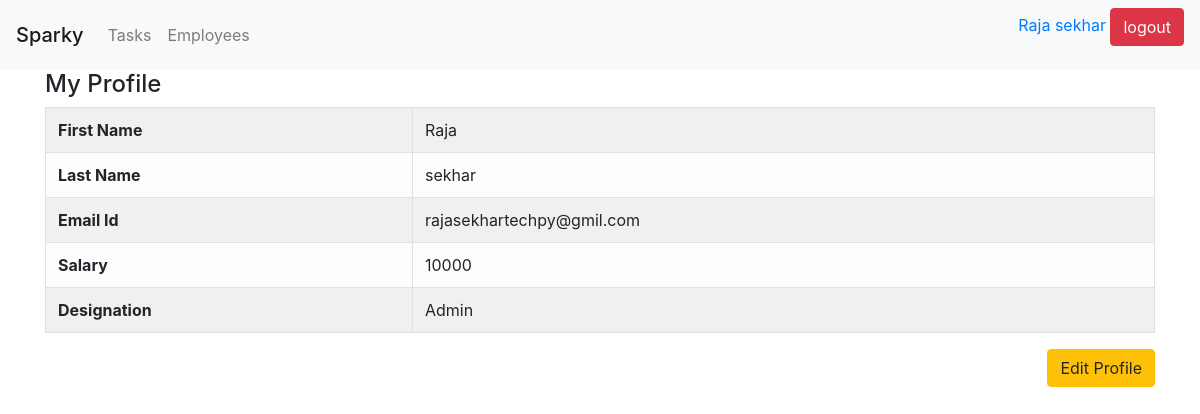
/profile/ (signed in), run on the app's committed database.
### employees/models.py (models this page shows, shortened)
class Profile(models.Model):
    user = models.OneToOneField(User, on_delete=models.CASCADE)
    designation = models.CharField(max_length= 20 , null= False , blank= False)
    salary= models.IntegerField(null=True, blank=True)
    department1 = 'dept1'
    department2 = 'dept2'
    Departments_in_Organization = [
        (department1, "department1"),
        (department2, "department2"),
    ]
    depatments_in_organization = models.CharField(max_length=10, choices=Departments_in_Organization,
                                                  default=department1)
    class Meta:
        ordering = ('-salary',)

### employees/views.py (the view)
# urls.py: path('profile/', MyProfile.as_view(), name = 'my_profile'),
class MyProfile(DetailView):
    template_name = 'profile.html'
    def get_object(self, queryset=None):
        return self.request.user.profile

### templates/profile.html
{% extends 'base.html' %}
{% block content %}
<h4> My Profile</h4>
<table class="table table-light table-bordered table-striped">
        <tbody>
        <tr>
            <th>First Name</th>
            <td>{{user.first_name}}</td>
        </tr>
        <tr>
            <th>Last Name</th>
            <td>{{object.user.last_name}}</td>
        </tr>
        <tr>
            <th>Email Id</th>
            <td>{{object.user.email}}</td>
        </tr>
        <tr>
            <th>Salary</th>
            <td>{{object.salary}}</td>
        </tr>
        <tr>
            <th>Designation</th>
            <td>{{object.designation}}</td>
        </tr>
    </tbody>
    </table>
<div class="text-right">
    <a class="btn btn-warning" href="#">Edit Profile</a>
    </div>
{% endblock content %}

### templates/header.html (shortened to what this page needs)
<div class="navbar navbar-expand-lg navbar-light bg-light">
    <span class="navbar-brand mb-0 h1 ">Sparky</span>
    <div class="collapse navbar-collapse" id="navbarNav">
        <ul class="navbar-nav">
            {% if request.role == "Admin" %}
            <li class="nav-item">
                <a class="nav-link" href="{%url 'task_page' %}"> Tasks  </a>
            </li>
            <li class="nav-item">
                <a class="nav-link" href="{%url 'employee_list'%}"> Employees </a>
            </li>
            {% else %}
            <li class="nav-item">
                <a class="nav-link" href="#"> Tasks </a>
            </li>
            {% endif %}
        </ul>
    </div>
    {% if user.is_authenticated %}
        <div class="text-right">
            <form method="POST" action="/logout/" >
            <a href="{%url 'my_profile' %}">{{request.user.first_name}} {{request.user.last_name}}</a>
            <input type="submit" class="btn btn-danger" value="logout">
            </form>
        </div>
    {% else %}
        <div class="text-right">
            <a href="{% url 'user_login' %}" class="btn btn-success">Login</a>
        </div>
    {% endif %}
</div>

### data on the page
Profile: user.last_name "sekhar", user.email "rajasekhartechpy@gmil.com", salary "10000", designation "Admin"

### other printed values
{{ request.user.first_name }} "Raja"
{{ request.user.last_name }} "sekhar"
{{ user.first_name }} "Raja"
